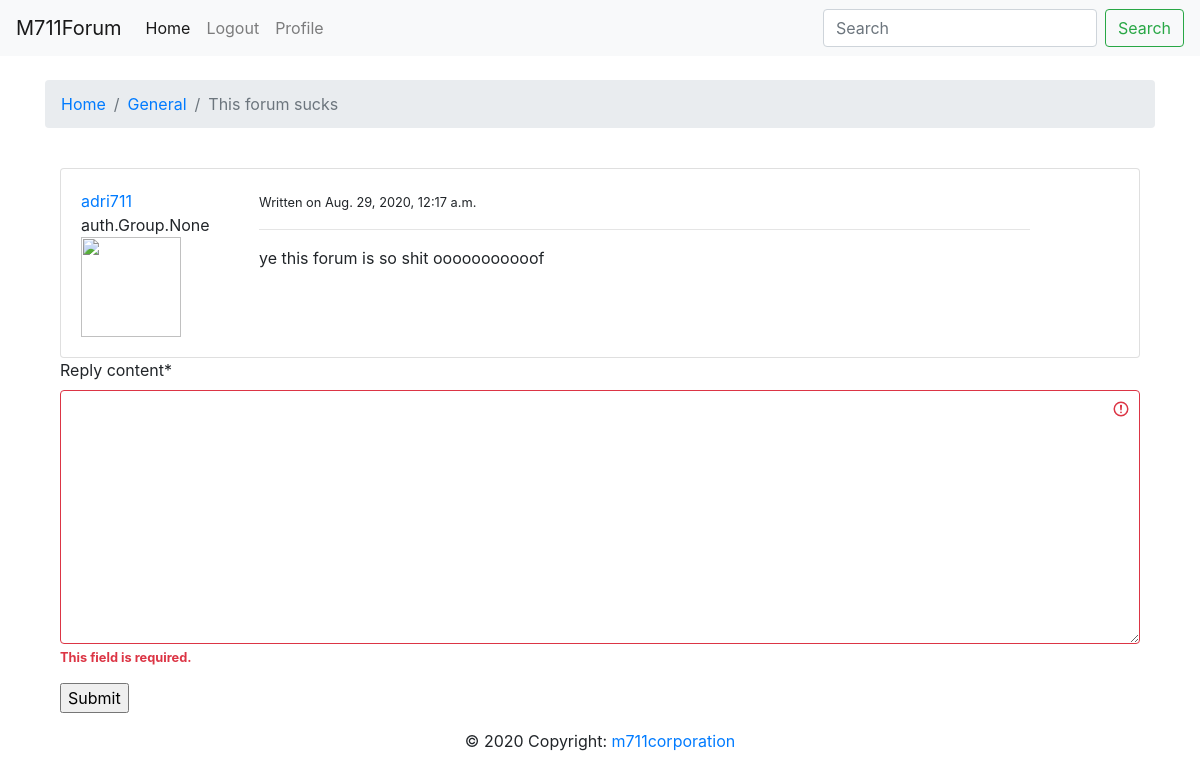
/general/12/ (signed in), run on the app's committed database.
### board/models.py (models this page shows, shortened)
class post(models.Model):
	title = models.CharField(max_length=236)
	content = models.TextField()
	post_board = models.ForeignKey(board, on_delete=models.CASCADE)
	author = models.ForeignKey(User, on_delete=models.CASCADE)
	release_date = models.DateTimeField(auto_now_add=True)
	views = models.IntegerField(default=0)
	last_activity = models.DateTimeField(auto_now_add=True)

class board(models.Model):
	title = models.CharField(max_length=120)
	description = models.TextField()
	slug = models.SlugField()

### board/views.py (the view, shortened to what this page needs)
# urls.py: path('<slug:boardslug>/<int:postid>/', views.postdisplay, name='postdisplay'),
def postdisplay(request, boardslug, postid):
	requested_post = post.objects.all().filter(pk=postid).first()
	replies = reply.objects.all().filter(reply_to=requested_post)
	context = { 'post': requested_post, 'replies': replies }
	if request.user.is_authenticated:
		requested_post.views+=1
		requested_post.save()
		context['form'] = ReplyForm(request.POST)
	return render(request, "board/postdisplay.html", context)

### board/forms.py
class ReplyForm(forms.Form):
	reply_content = forms.CharField(widget=forms.Textarea)
	class Meta:
		model = reply
		field = ['reply_content']
	def clean(self):
		cleaned_data = super(ReplyForm, self).clean()
		reply_text = cleaned_data.get('reply_content')
		try:
			if len(reply_text) < 25:
				raise forms.ValidationError("The reply length has to be over 24 character")
		except:
			pass

### board/templates/board/postdisplay.html (shortened to what this page needs)
{% extends "board/base.html" %}
{% load crispy_forms_tags %}
{% block content %}
<div class="container">
<br><nav aria-label="breadcrumb">
  <ol class="breadcrumb">
    <li class="breadcrumb-item"><a href="{% url 'forum-home' %}">Home</a></li>
    <li class="breadcrumb-item"><a href="{% url 'forumdisplay' post.post_board.slug %}">{{post.post_board.title}}</a></li>
    <li class="breadcrumb-item active" aria-current="page">{{post.title}}</li>
</ol></nav><br>
{% if post %}
<div class='container'>
	<div class='card'>
		<div class='card-body'>
			<div class='row'>
				<div class='col-md-2'>
					<a href="#">{{post.author.username}}</a> <br> {{post.author.groups}} <br>
					<img src='https://www.w3schools.com/howto/img_avatar.png' width=100 height=100>
				</div>
				<div class='col-md-9'>
					<small>Written on {{post.release_date}}</small>
					<hr>
					{{post.content}}
				</div>
			</div>
		</div>
	</div>
</div>
{% endif %}
<div class='container'>
	<form method='POST'>
		{{form|crispy}}
		<input type='submit'>
	</form>
</div>
{% endblock content %}

### data on the page
post: post_board "General", title "This forum sucks", author.username "adri711", author.groups "auth.Group.None", release_date "Aug. 29, 2020, 12:17 a.m.", content "ye this forum is so shit ooooooooooof"
